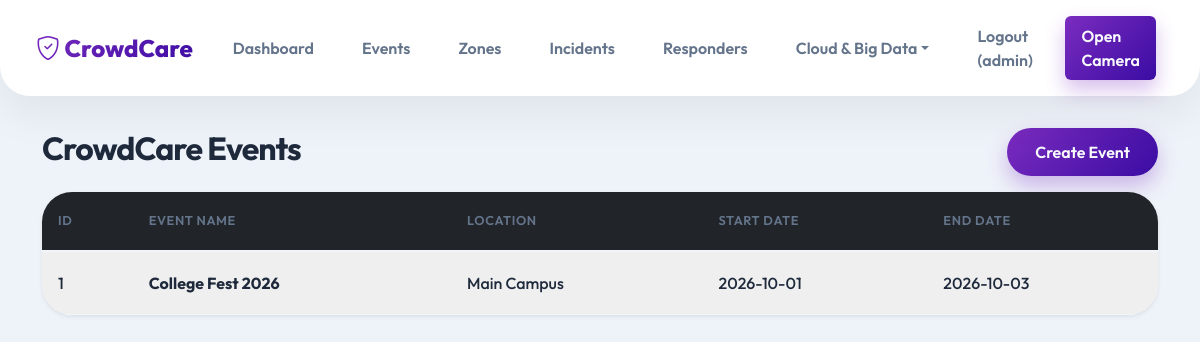
The page /events (signed in) on the database its author committed.
### tables this page shows
CREATE TABLE events (
            id INTEGER PRIMARY KEY AUTOINCREMENT,
            name TEXT NOT NULL,
            location TEXT NOT NULL,
            start_date TEXT NOT NULL,
            end_date TEXT NOT NULL
        );

### app.py (the view)
@app.route('/events')
def events():
    conn = get_db_connection()
    events_list = conn.execute('SELECT * FROM events').fetchall()
    conn.close()
    return render_template('events.html', events=events_list)

### database.py (called while the page is built)
def get_db_connection():
    conn = sqlite3.connect(DB_PATH)
    conn.row_factory = sqlite3.Row
    return conn

### templates/events.html (shortened to what this page needs)
{% extends 'base.html' %}
{% block content %}
<div class="d-flex justify-content-between align-items-center mb-3">
    <h2>CrowdCare Events</h2>
    <button class="btn btn-primary" data-bs-toggle="modal" data-bs-target="#createEventModal">Create Event</button>
</div>
<div class="card shadow-sm">
    <div class="card-body p-0">
        <table class="table table-striped table-hover mb-0">
            <thead class="table-dark">
                <tr>
                    <th>ID</th>
                    <th>Event Name</th>
                    <th>Location</th>
                    <th>Start Date</th>
                    <th>End Date</th>
                </tr>
            </thead>
            <tbody>
                {% for event in events %}
                <tr>
                    <td>{{ event.id }}</td>
                    <td><strong>{{ event.name }}</strong></td>
                    <td>{{ event.location }}</td>
                    <td>{{ event.start_date }}</td>
                    <td>{{ event.end_date }}</td>
                </tr>
                {% else %}
                <tr>
                    <td colspan="5" class="text-center">No events found.</td>
                </tr>
                {% endfor %}
            </tbody>
        </table>
    </div>
</div>
{% endblock %}

### static/css/style.css (style rules this page uses)
:root { --bg-body: #eef2f9; --card-bg: #ffffff; --vibrant-gradient: linear-gradient(135deg, #7b2cbf, #3a0ca3); --vibrant-gradient-hover: linear-gradient(135deg, #9d4edd, #4361ee); --text-dark: #1e293b; --text-muted: #64748b; --text-light: #f8fafc; --accent-red: #ff4757; --accent-green: #2ed573; --accent-blue: #1e90ff; --accent-orange: #ffa502; --radius-lg: 30px; --radius-md: 20px; --radius-sm: 12px; --shadow-soft: 0 20px 40px rgba(0, 0, 0, 0.06); }
body { background-color: var(--bg-body); color: var(--text-dark); font-family: 'Outfit', sans-serif; min-height: 100vh; }
h1, h2, h3, h4, h5, h6 { color: var(--text-dark); font-weight: 700; letter-spacing: -0.03em; }
.card { background-color: var(--card-bg); border: none; border-radius: var(--radius-lg); box-shadow: var(--shadow-soft); margin-bottom: 2rem; overflow: hidden; transition: transform 0.3s ease; }
.card-body { padding: 1.5rem 1.75rem; }
.btn { border-radius: 30px; font-weight: 600; padding: 0.75rem 1.75rem; transition: all 0.2s ease; border: none; }
.btn-primary { background: var(--vibrant-gradient); color: var(--text-light); box-shadow: 0 10px 20px rgba(123, 44, 191, 0.3); }
.table { background: transparent; color: var(--text-dark); margin-bottom: 0; }
.table thead th { border-bottom: 2px solid #f1f5f9; color: var(--text-muted); font-weight: 600; text-transform: uppercase; font-size: 0.8rem; letter-spacing: 0.05em; padding: 1.2rem 1rem; border-top: none; }
.table tbody td { border-bottom: 1px solid #f1f5f9; background: transparent; padding: 1.2rem 1rem; vertical-align: middle; font-weight: 500; }
.table-striped>tbody>tr:nth-of-type(odd)>* { background-color: rgba(0, 0, 0, 0.01) !important; color: var(--text-dark) !important; }

### rows shown on the page
events: id "1", name "College Fest 2026", location "Main Campus", start_date "2026-10-01", end_date "2026-10-03"

### other values the page prints
{{ session.get('username') }} "admin"
